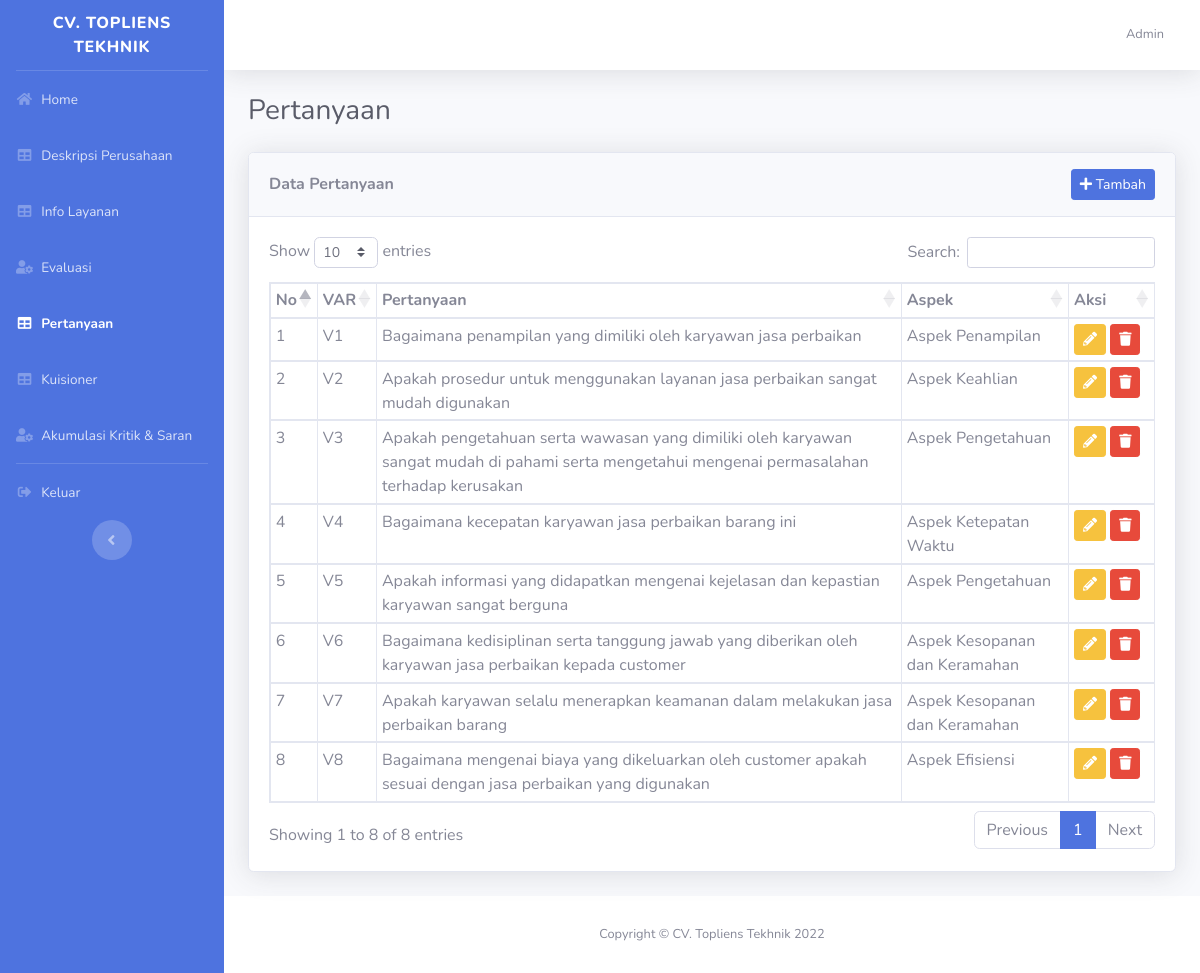
The app's page /dashboard/index.php?halaman=pertanyaan (signed in), older data.
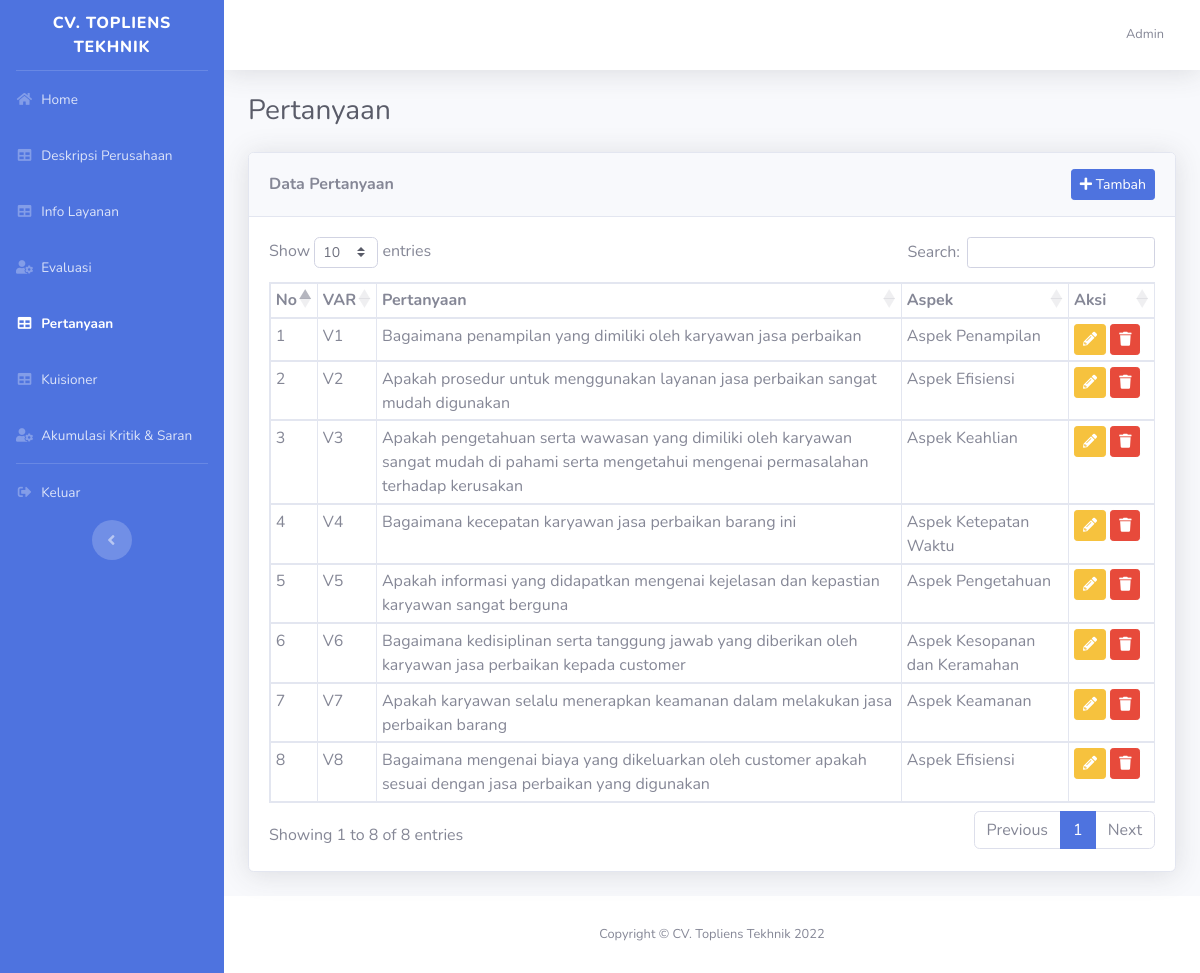
The same page, newer data.
### tables this page shows
CREATE TABLE `tbl_pertanyaan` (
  `id_pertanyaan` varchar(5) NOT NULL,
  `pertanyaan` text NOT NULL,
  `id_aspek` int(11) NOT NULL
);

CREATE TABLE `tbl_aspek` (
  `id_aspek` int(11) NOT NULL,
  `nama` varchar(50) NOT NULL
);

### dashboard/pertanyaan.php (the view)
<h1 class="h3 mb-4 text-gray-800">Pertanyaan</h1>
<div class="card shadow mb-4">
    <div class="card-header py-3 d-flex align-items-center justify-content-between">
        <h6 class="m-0 font-weight-bold">Data Pertanyaan</h6>
        <a href="index.php?halaman=tambah-pertanyaan" class="btn btn-primary btn-sm">
            <i class="fas fa-plus"></i> Tambah
        </a>
    </div>
    <div class="card-body">
        <div class="table-responsive">
            <table class="table table-bordered table-sm" id="dataTable" width="100%" cellspacing="0">
                <thead>
                    <tr>
                        <th>No</th>
                        <th>VAR</th>
                        <th>Pertanyaan</th>
                        <th>Aspek</th>
                        <th width="60px">Aksi</th>
                    </tr>
                </thead>
                <tbody>
                    <?php
                    $no = 1;
                    $query = mysqli_query($koneksi, "SELECT*FROM tbl_pertanyaan tp JOIN tbl_aspek ta ON tp.id_aspek = ta.id_aspek");
                    while ($data = mysqli_fetch_assoc($query)) {
                    ?>
                        <tr>
                            <td><?= $no++ ?></td>
                            <td><?= $data['id_pertanyaan'] ?></td>
                            <td><?= $data['pertanyaan'] ?></td>
                            <td><?= $data['nama'] ?></td>
                            <td>
                                <a href="index.php?halaman=ubah-pertanyaan&id=<?= $data['id_pertanyaan'] ?>">
                                    <button class="btn btn-warning btn-sm"><i class="fa fa-pencil-alt"></i></button>
                                </a>
                                <a href="./proses/proses_pertanyaan.php?aksi=hapus&id=<?= $data['id_pertanyaan'] ?>">
                                    <button class="btn btn-danger btn-sm"><i class="fa fa-trash"></i></button>
                                </a>
                            </td>
                        </tr>
                    <?php
                    }
                    ?>
                </tbody>
            </table>
        </div>
    </div>
</div>

Row changes from the older to the newer data that the page shows:
changed tbl_pertanyaan "Apakah prosedur untuk menggunakan layanan jasa perbaikan sangat mudah digunakan": id_aspek.nama "Aspek Keahlian" → "Aspek Efisiensi"
changed tbl_pertanyaan "V3": id_aspek.nama "Aspek Pengetahuan" → "Aspek Keahlian"
changed tbl_pertanyaan "Apakah karyawan selalu menerapkan keamanan dalam melakukan jasa perbaikan barang": id_aspek.nama "Aspek Kesopanan dan Keramahan" → "Aspek Keamanan"
